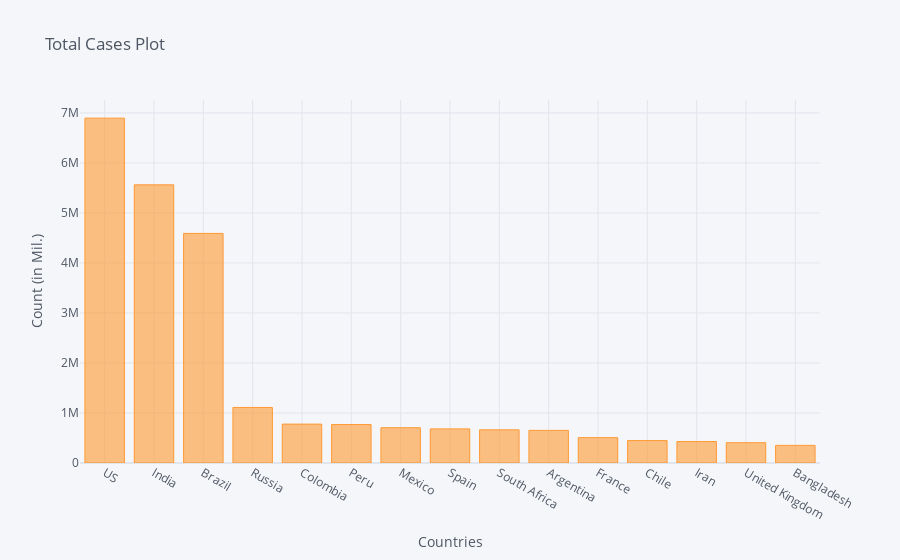

This figure's notebook cell:
### Code cell
corona_dframe_agg_plot.iplot(kind='bar', x='Country/Region', y='9/22/20',
                             title='Total Cases Plot',xTitle='Countries',yTitle='Count (in Mil.)')

### Figure 1 — Plotly figure (JSON) as saved in the notebook; plotly's stock layout.template omitted (floating-point values rounded to 4 significant figures)
{"data": [{"marker": {"color": "rgba(255, 153, 51, 0.6)", "line": {"color": "rgba(255, 153, 51, 1.0)", "width": 1}}, "name": "9/22/20", "orientation": "v", "text": "", "type": "bar", "x": ["US", "India", "Brazil", "Russia", "Colombia", "Peru", "Mexico", "Spain", "South Africa", "Argentina", "France", "Chile", "Iran", "United Kingdom", "Bangladesh"], "y": [6896218, 5562663, 4591364, 1111157, 777537, 768895, 705263, 682267, 663282, 652174, 507150, 448523, 429193, 406058, 352178]}], "layout": {"legend": {"bgcolor": "#F5F6F9", "font": {"color": "#4D5663"}}, "paper_bgcolor": "#F5F6F9", "plot_bgcolor": "#F5F6F9", "title": {"font": {"color": "#4D5663"}, "text": "Total Cases Plot"}, "xaxis": {"gridcolor": "#E1E5ED", "showgrid": true, "tickfont": {"color": "#4D5663"}, "title": {"font": {"color": "#4D5663"}, "text": "Countries"}, "zerolinecolor": "#E1E5ED"}, "yaxis": {"gridcolor": "#E1E5ED", "showgrid": true, "tickfont": {"color": "#4D5663"}, "title": {"font": {"color": "#4D5663"}, "text": "Count (in Mil.)"}, "zerolinecolor": "#E1E5ED"}}}
